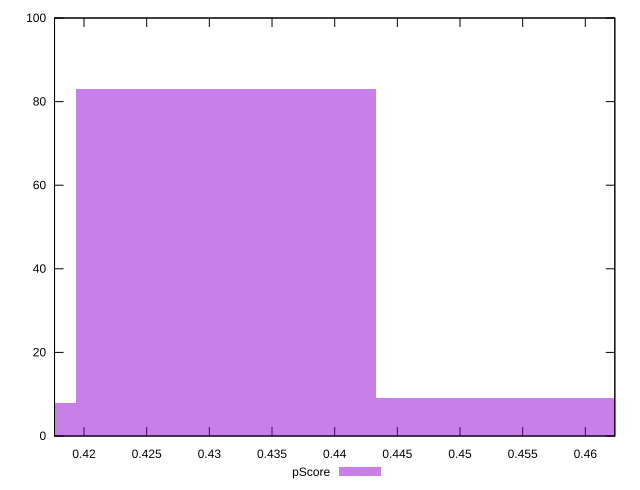

This figure's gnuplot source:
reset

$pScore <<EOF
0.4552820087838328 9
0.40735758680658724 8
0.43131979779521 83
EOF

set key outside below
set boxwidth 0.02396221098862278
set xrange [0.4176470588235294:0.4623529411764706]
set yrange [0:100]
set trange [0:100]
set style fill transparent solid 0.5 noborder
set terminal svg size 640, 490 enhanced background rgb 'white'
set output "reports/report_00031_2021-02-24T23-18-18.084Z/uses-http2/samples/card/pScore/histogram.svg"

plot $pScore title "pScore" with boxes

reset
